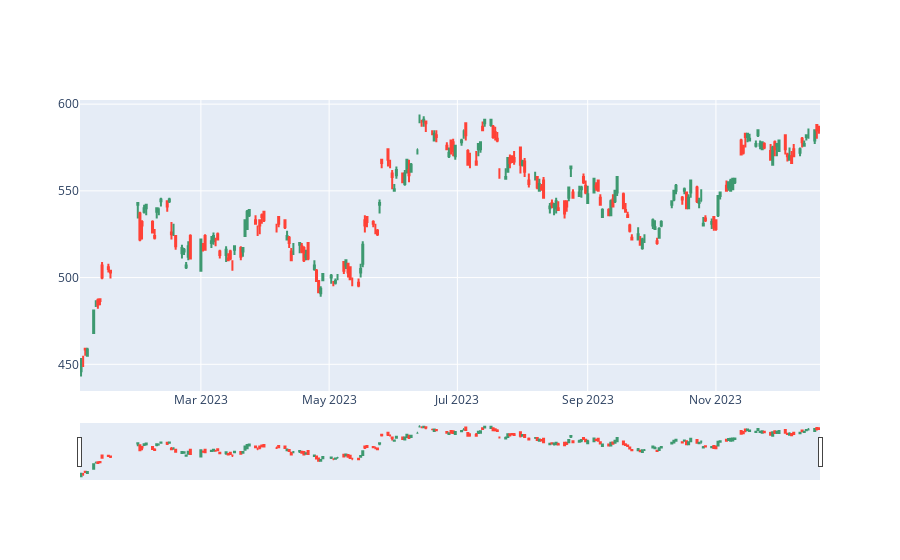

Notebook code for this chart:
### Code cell
# Using plotly to show Candlestick Chart
import plotly.graph_objects as go

import pandas as pd
from datetime import datetime
df = pd.read_csv("./tsmc2023.csv")
fig = go.Figure(data=[go.Candlestick(x=df['date'],
                open=df['open'],
                high=df['max'],
                low=df['min'],
                close=df['close'])])

fig.show()

### Figure 1 — Plotly figure (JSON) as saved in the notebook; plotly's stock layout.template omitted (floating-point values rounded to 4 significant figures; data arrays with more than 128 entries replaced by an {"elided": "..."} marker saying what was removed)
{"data": [{"close": {"elided": "232 float values"}, "high": {"elided": "232 float values"}, "low": {"elided": "232 float values"}, "open": {"elided": "232 float values"}, "type": "candlestick", "x": {"elided": "232 str values"}}], "layout": {}}
